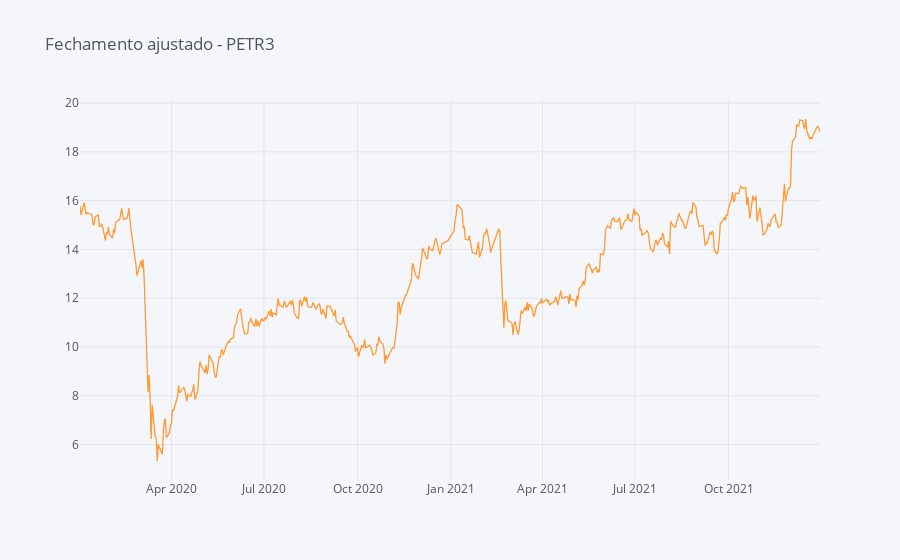

Here is the notebook cell this chart was saved with:
### Code cell
cf.set_config_file(offline=True)

# Plotando gráficos com cufflinks
df['Adj Close'].iplot(title='Fechamento ajustado - PETR3')

### Figure 1 — Plotly figure (JSON) as saved in the notebook; plotly's stock layout.template omitted (floating-point values rounded to 4 significant figures; data arrays with more than 128 entries replaced by an {"elided": "..."} marker saying what was removed)
{"data": [{"line": {"color": "rgba(255, 153, 51, 1.0)", "dash": "solid", "shape": "linear", "width": 1.3}, "mode": "lines", "name": "Adj Close", "text": "", "type": "scatter", "x": {"elided": "495 str values"}, "y": {"elided": "495 float values"}}], "layout": {"legend": {"bgcolor": "#F5F6F9", "font": {"color": "#4D5663"}}, "paper_bgcolor": "#F5F6F9", "plot_bgcolor": "#F5F6F9", "title": {"font": {"color": "#4D5663"}, "text": "Fechamento ajustado - PETR3"}, "xaxis": {"gridcolor": "#E1E5ED", "showgrid": true, "tickfont": {"color": "#4D5663"}, "title": {"font": {"color": "#4D5663"}, "text": ""}, "zerolinecolor": "#E1E5ED"}, "yaxis": {"gridcolor": "#E1E5ED", "showgrid": true, "tickfont": {"color": "#4D5663"}, "title": {"font": {"color": "#4D5663"}, "text": ""}, "zerolinecolor": "#E1E5ED"}}}
